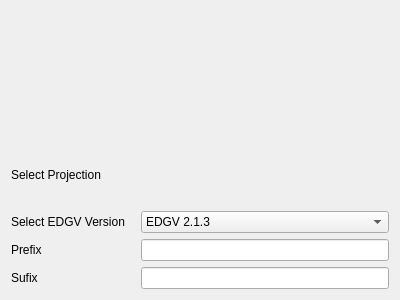
<?xml version="1.0" encoding="UTF-8"?>
<ui version="4.0">
 <class>CreateBatchPostgisFromCsv</class>
 <widget class="QWizardPage" name="CreateBatchPostgisFromCsv">
  <property name="geometry">
   <rect>
    <x>0</x>
    <y>0</y>
    <width>400</width>
    <height>300</height>
   </rect>
  </property>
  <property name="windowTitle">
   <string>WizardPage</string>
  </property>
  <layout class="QGridLayout" name="gridLayout">
   <item row="1" column="0" colspan="3">
    <widget class="SelectFileWidget" name="customFileSelector" native="true">
     <zorder>mQgsProjectionSelectionWidget</zorder>
    </widget>
   </item>
   <item row="3" column="0">
    <widget class="QLabel" name="label_4">
     <property name="text">
      <string>Select EDGV Version</string>
     </property>
    </widget>
   </item>
   <item row="0" column="0" colspan="3">
    <widget class="ExploreServerWidget" name="serverWidget" native="true"/>
   </item>
   <item row="5" column="0">
    <widget class="QLabel" name="label_2">
     <property name="text">
      <string>Sufix</string>
     </property>
    </widget>
   </item>
   <item row="5" column="1" colspan="2">
    <widget class="QLineEdit" name="sufixLineEdit"/>
   </item>
   <item row="2" column="0">
    <widget class="QLabel" name="label_3">
     <property name="text">
      <string>Select Projection</string>
     </property>
    </widget>
   </item>
   <item row="4" column="1" colspan="2">
    <widget class="QLineEdit" name="prefixLineEdit"/>
   </item>
   <item row="3" column="1" colspan="2">
    <widget class="QComboBox" name="EdgvVersionComboBox">
     <item>
      <property name="text">
       <string>EDGV 2.1.3</string>
      </property>
     </item>
     <item>
      <property name="text">
       <string>EDGV FTer_2a_Ed</string>
      </property>
     </item>
    </widget>
   </item>
   <item row="4" column="0">
    <widget class="QLabel" name="label">
     <property name="sizePolicy">
      <sizepolicy hsizetype="Preferred" vsizetype="Preferred">
       <horstretch>0</horstretch>
       <verstretch>0</verstretch>
      </sizepolicy>
     </property>
     <property name="text">
      <string>Prefix</string>
     </property>
    </widget>
   </item>
   <item row="2" column="1" colspan="2">
    <widget class="QgsProjectionSelectionWidget" name="mQgsProjectionSelectionWidget"/>
   </item>
  </layout>
 </widget>
 <customwidgets>
  <customwidget>
   <class>QgsProjectionSelectionWidget</class>
   <extends>QWidget</extends>
   <header>qgis.gui</header>
  </customwidget>
  <customwidget>
   <class>ExploreServerWidget</class>
   <extends>QWidget</extends>
   <header>DsgTools.CustomWidgets.exploreServerWidget.h</header>
   <container>1</container>
  </customwidget>
  <customwidget>
   <class>SelectFileWidget</class>
   <extends>QWidget</extends>
   <header>DsgTools.CustomWidgets.selectFileWidget.h</header>
   <container>1</container>
  </customwidget>
 </customwidgets>
 <resources/>
 <connections/>
</ui>
